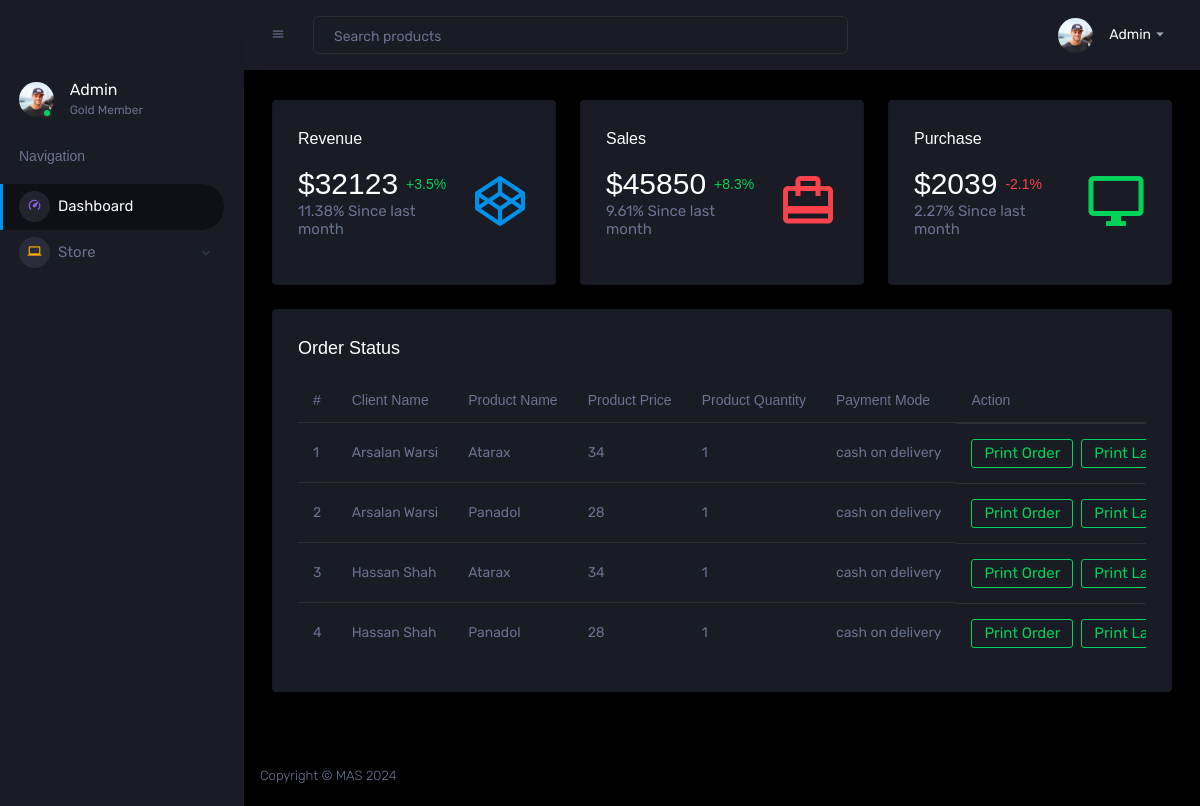
The page /AdminPanel/index.php (signed in) on the database as committed earlier.
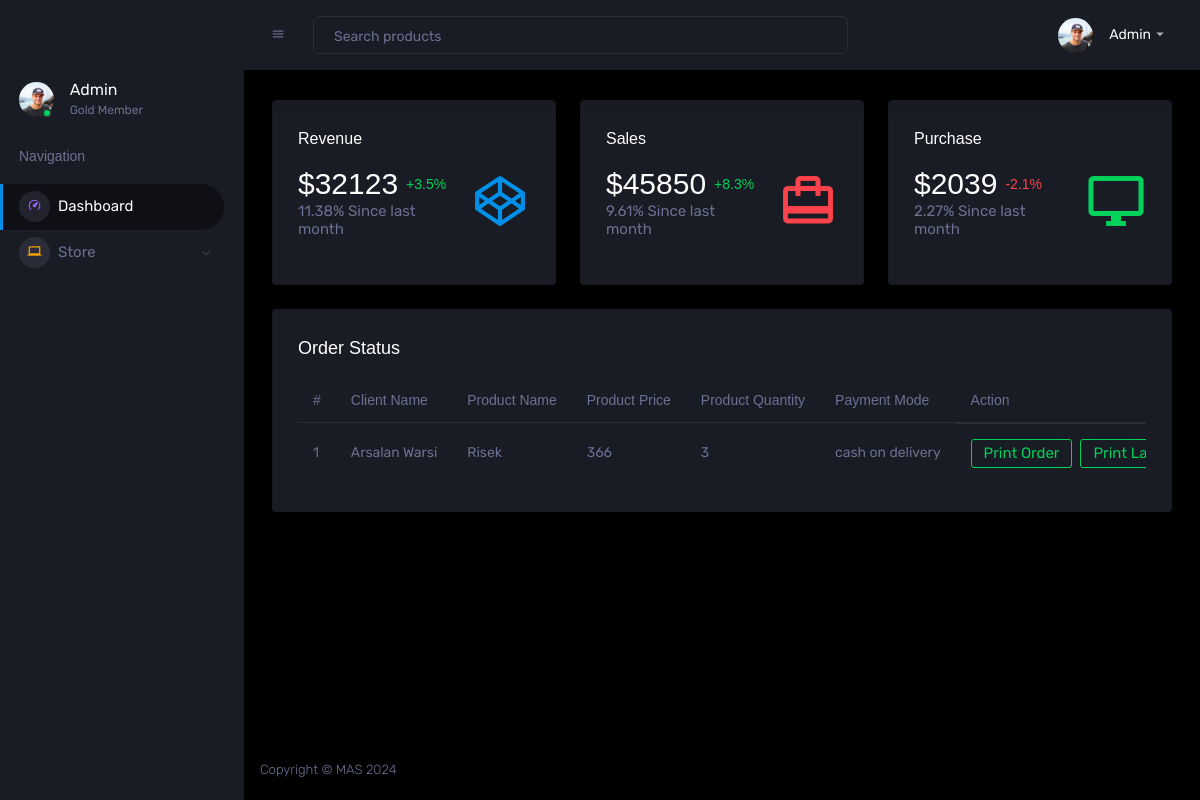
The same page on the database as committed later.
### tables this page shows
CREATE TABLE `orders` (
  `id` int(11) NOT NULL,
  `u_id` int(11) NOT NULL,
  `u_name` varchar(255) NOT NULL,
  `u_country` varchar(255) NOT NULL,
  `u_address` varchar(255) NOT NULL,
  `u_phone` varchar(255) NOT NULL,
  `delivery_status` varchar(255) NOT NULL,
  `p_id` int(11) NOT NULL,
  `p_name` varchar(255) NOT NULL,
  `generic_name` varchar(255) NOT NULL,
  `p_quantity` int(11) NOT NULL,
  `p_price` int(11) NOT NULL,
  `date` timestamp NOT NULL DEFAULT current_timestamp() ON UPDATE current_timestamp(),
  `order_status` varchar(255) NOT NULL DEFAULT 'Pending',
  `p_prescription` varchar(255) NOT NULL,
  `p_image` varchar(255) DEFAULT NULL,
  `tracking_no` varchar(255) DEFAULT NULL
);

### AdminPanel/index.php (the view, shortened to what the changed rows need)
<!DOCTYPE html>
<html lang="en">
<head>
  <link rel="stylesheet" href="assets/vendors/mdi/css/materialdesignicons.min.css">
  <link rel="stylesheet" href="assets/vendors/css/vendor.bundle.base.css">
  <link rel="stylesheet" href="assets/vendors/jvectormap/jquery-jvectormap.css">
  <link rel="stylesheet" href="assets/vendors/flag-icon-css/css/flag-icon.min.css">
  <link rel="stylesheet" href="assets/vendors/owl-carousel-2/owl.carousel.min.css">
  <link rel="stylesheet" href="assets/vendors/owl-carousel-2/owl.theme.default.min.css">
  <link rel="stylesheet" href="assets/css/style.css">
</head>
<body>
  <div class="container-scroller">
    <div class="container-fluid page-body-wrapper">
      <div class="main-panel">
        <div class="content-wrapper">
          <div class="row">
            <div class="col-sm-4 grid-margin">
              <div class="card">
                <div class="card-body">
                  <div class="row">
                    <div class="col-8 col-sm-12 col-xl-8 my-auto">
                      <div class="d-flex d-sm-block d-md-flex align-items-center">
                        <h2 class="mb-0">$32123</h2>
                      </div>
                    </div>
                  </div>
                </div>
              </div>
            </div>
            <div class="col-sm-4 grid-margin">
              <div class="card">
                <div class="card-body">
                  <div class="row">
                    <div class="col-8 col-sm-12 col-xl-8 my-auto">
                      <div class="d-flex d-sm-block d-md-flex align-items-center">
                        <h2 class="mb-0">$45850</h2>
                      </div>
                    </div>
                  </div>
                </div>
              </div>
            </div>
            <div class="col-sm-4 grid-margin">
              <div class="card">
                <div class="card-body">
                  <div class="row">
                    <div class="col-8 col-sm-12 col-xl-8 my-auto">
                      <div class="d-flex d-sm-block d-md-flex align-items-center">
                        <h2 class="mb-0">$2039</h2>
                      </div>
                    </div>
                  </div>
                </div>
              </div>
            </div>
          </div>
          <div class="row ">
            <div class="col-12 grid-margin">
              <div class="card">
                <div class="card-body">
                  <div class="table-responsive">
                    <table class="table">
                      <thead>
                        <tr>
                          <th> # </th>
                          <th> Client Name </th>
                          <th> Product Name </th>
                          <th> Product Price </th>
                          <th> Product Quantity</th>
                          <th> Payment Mode </th>
                          <th> Action </th>
                        </tr>
                      </thead>
                      <tbody id="table_data">
                        <?php
                        include "../config.php";
                        $fetchAllOrders = mysqli_query($db, "SELECT * FROM orders");
                        $sno = 1;
                        foreach ($fetchAllOrders as $data) {
                        ?>
                          <tr>
                            <td>
                              <?php echo $sno;
                              $sno++; ?>
                            </td>
                            <td> <?php echo $data['u_name'] ?> </td>
                            <td> <?php echo $data['p_name'] ?></td>
                            <td> <?php echo $data['p_price'] ?></td>
                            <td> <?php echo $data['p_quantity'] ?></td>
                            <td> <?php echo $data['delivery_status'] ?> </td>
                            <td class="d-flex">
                              <form action="../print.php" method="post" class="mr-2">
                                <input type="submit" name="print_order" class="btn btn-outline-success " value="Print Order">
                              </form>
                              <form action="Label_print.php" method="post">
                                <input type="submit" name="print_label" class="btn btn-outline-success" value="Print Label">
                              </form>
                            </td>
                          </tr>
                        <?php
                        }
                        ?>
                      </tbody>
                    </table>
                  </div>
                </div>
              </div>
            </div>
          </div>
        </div>
        <?php
        include "footer.php";
        ?>
</body>
</html>

Rows that differ between the two databases and show on the page:
removed orders: u_name "Arsalan Warsi", p_name "Atarax", p_price "34", p_quantity "1", delivery_status "cash on delivery"
removed orders: u_name "Arsalan Warsi", p_name "Panadol", p_price "28", p_quantity "1", delivery_status "cash on delivery"
removed orders: u_name "Hassan Shah", p_name "Atarax", p_price "34", p_quantity "1", delivery_status "cash on delivery"
removed orders: u_name "Hassan Shah", p_name "Panadol", p_price "28", p_quantity "1", delivery_status "cash on delivery"
added orders: u_name "Arsalan Warsi", p_name "Risek", p_price "366", p_quantity "3", delivery_status "cash on delivery"
